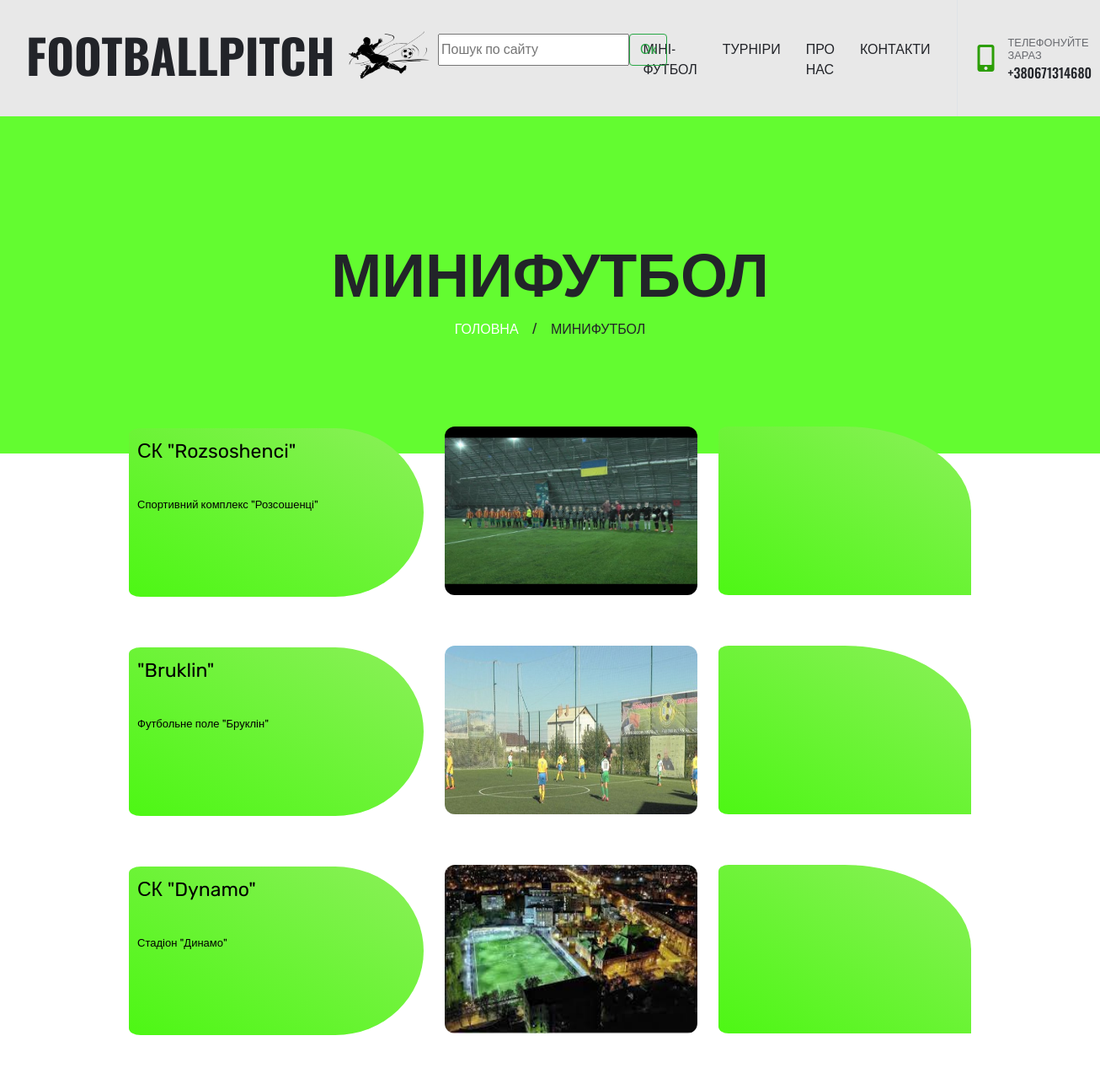
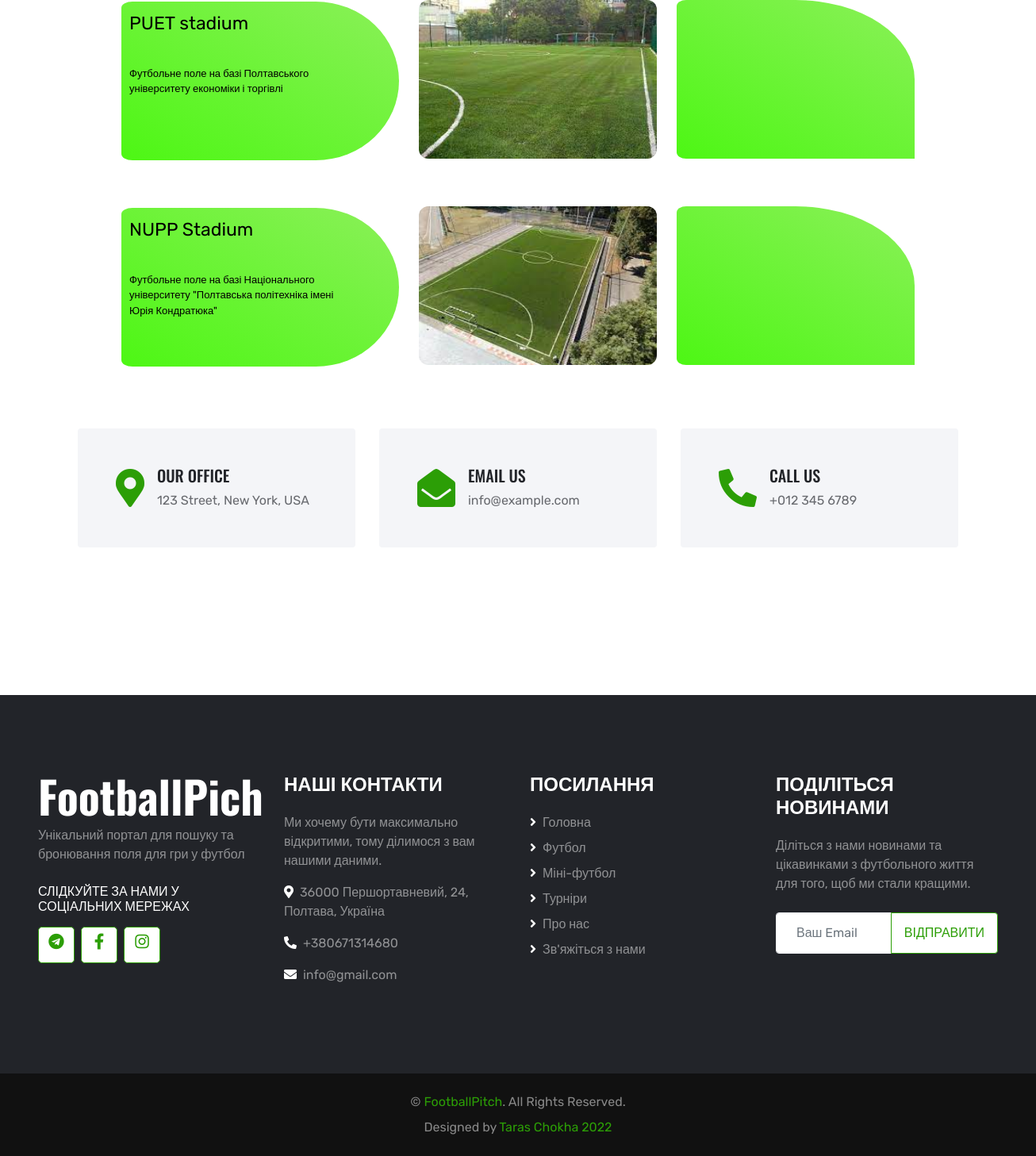
The app's page /minyfootball/ with its own data (2 pictures, top to bottom).
### footobj/models.py (models this page shows, shortened)
class MinyFootball(models.Model):
    title = models.CharField(verbose_name='Заголовок', max_length=128, null=True, blank=True)
    description = models.CharField(verbose_name='Описание',max_length=1000, null=True, blank=True)
    image = models.ImageField(upload_to='miny_football')
    url = models.URLField(max_length=1130, unique=True, default = '')
    class Meta:
        verbose_name = 'Мини-футбол'
        verbose_name_plural = 'Мини-футбол'

### footobj/views.py (the view)
# urls.py: path('minyfootball/', minyfootball_list, name='miny_football'),
def minyfootball_list(request):
    minyfootball = MinyFootball.objects.all()
    return render(request, 'footobj/minyfootball_list.html', {'minyfootball': minyfootball})

### templates/footobj/minyfootball_list.html (shortened to what this page needs)
{% load static %}
{% load bootstrap4 %}
{% bootstrap_css %}
<!DOCTYPE html>
<html lang="en">
<head>
    <link href="https://cdnjs.cloudflare.com/ajax/libs/font-awesome/5.15.0/css/all.min.css" rel="stylesheet">
    <link href="../../static/js/lib/owlcarousel/assets/owl.carousel.min.css" rel="stylesheet">
    <link href="../../static/js/lib/lightbox/css/lightbox.min.css" rel="stylesheet">
    <link href="../../static/css/style.css" rel="stylesheet">
</head>
    <div class="container-fluid bg-white position-relative">
        <nav class="navbar navbar-expand-lg bg-white navbar-light py-3 py-lg-0">
            <a href="../base.html" class="navbar-brand text-secondary">
                <h1 class="display-4 text-uppercase">FootballPitch
                    <img class="logo" src="../../media/img/logo.png" alt="">
                </h1>
            </a>
            <div class="collapse navbar-collapse" id="navbarCollapse">
                <div class="navbar-nav ml-auto py-0 pr-3 border-right">
                    <a href="{{ '/' }}" class="nav-item nav-link">Головна</a>
                    <a href="{% url 'footobj:football' %}" class="nav-item nav-link active">Футбол</a>
                    <a href="{% url 'footobj:miny_football' %}" class="nav-item nav-link">Міні-футбол</a>
                    <a href="../tur.html" class="nav-item nav-link">Турніри</a>
                    <a href="../service.html" class="nav-item nav-link">Про нас</a>
                    <a href="../contact.html" class="nav-item nav-link">Контакти</a>
                </div>
                <div class="d-none d-lg-flex align-items-center pl-4">
                    <i class="fa fa-2x fa-mobile-alt text-primary mr-3"></i>
                    <div>
                        <h6 class="text-body text-uppercase mb-1"><small>Телефонуйте зараз</small></h6>
                        <h6 class="m-0">+380671314680</h6>
                    </div>
                </div>
            </div>
        </nav>
    </div>
    <div class="page-header container-fluid bg-primary d-flex flex-column align-items-center justify-content-center">
        <h1 class="display-3 text-uppercase mb-3">Минифутбол</h1>
        <div class="d-inline-flex text-white">
            <h6 class="text-uppercase m-0"><a class="text-white" href="">Головна</a></h6>
            <h6 class="m-0 px-3">/</h6>
            <h6 class="text-uppercase m-0">Минифутбол</h6>
        </div>
    </div>
      <div class="search">  <form action="{% url 'footobj:search' %}" method="get" class="d-flex">
                                        <input class="form-contr" type="text" name="query" width="60"
                                               placeholder="Пошук по сайту" aria-label="Search">
                                        <button name="Поиск" class="btn btn-outline-success" type="submit">Ок</button>
                                    </form></div>
    <div class="whitebox" style="margin-top: -150px;">
       {% for miny in minyfootball %}
            <div class="pitch">
            <a href="{% url 'footobj:miny_football' miny.id %}" class="pitchinfo">
                 <p href="{% url 'footobj:miny_football' miny.id %}" class="pitchdesc1">
                    {{ miny.title }}
                 </p>
                 <p class="pitchdesc2">
                   {{  miny.description }}
                 </p>
            </a>
            <div >
                <img class="pitchimg" src="{{ miny.image.url }}">
            </div>
            <div>
                <iframe class="pitchmap" src="{{ miny.url }}" width="600" height="450" style="border:0;" allowfullscreen="" loading="lazy"></iframe>
            </div>
        </div>
        {% endfor %}
    </div>
    <div class="container-fluid py-5">
        <div class="container pb-3">
            <div class="row">
                <div class="col-lg-4 mb-2">
                    <div class="d-flex align-items-center bg-light rounded mb-4 px-5" style="height: 150px;">
                        <i class="fa fa-3x fa-map-marker-alt text-primary mr-3"></i>
                        <div class="d-flex flex-column">
                            <h5 class="text-uppercase">Our Office</h5>
                            <p class="m-0">123 Street, New York, USA</p>
                        </div>
                    </div>
                </div>
                <div class="col-lg-4 mb-2">
                    <div class="d-flex align-items-center bg-light rounded mb-4 px-5" style="height: 150px;">
                        <i class="fa fa-3x fa-envelope-open text-primary mr-3"></i>
                        <div class="d-flex flex-column">
                            <h5 class="text-uppercase">Email Us</h5>
                            <p class="m-0">info@example.com</p>
                        </div>
                    </div>
                </div>
                <div class="col-lg-4 mb-2">
                    <div class="d-flex align-items-center bg-light rounded mb-4 px-5" style="height: 150px;">
                        <i class="fas fa-3x fa-phone-alt text-primary mr-3"></i>
                        <div class="d-flex flex-column">
                            <h5 class="text-uppercase">Call Us</h5>
                            <p class="m-0">+012 345 6789</p>
                        </div>
                    </div>
                </div>
            </div>
        </div>
    </div>
    <div class="container-fluid bg-dark text-white-50 py-5 px-sm-3 px-md-5" style="margin-top: 90px;">
        <div class="row pt-5">
            <div class="col-lg-3 col-md-6 mb-5">
                <a href="../base.html" class="navbar-brand">
                    <h1 class="m-0 mt-n2 text-white display-4">FootballPich</h1>
                </a>
                <p>Унікальний портал для пошуку та бронювання поля для гри у футбол</p>
                <h6 class="text-uppercase text-white py-2">Слідкуйте за нами у соціальних мережах</h6>
                <div class="d-flex justify-content-start">
                    <a class="btn btn-lg btn-primary btn-lg-square mr-2" href="@Y0ur_Fantasy"><i class="fab fa-telegram"></i></a>
                    <a class="btn btn-lg btn-primary btn-lg-square mr-2" href="https://www.facebook.com/profile.php?id=100010971522098"><i class="fab fa-facebook-f"></i></a>
                    <a class="btn btn-lg btn-primary btn-lg-square" href="https://instagram.com/taras_chokha0_0?igshid=YmMyMTA2M2Y="><i class="fab fa-instagram"></i></a>
                </div>
            </div>
            <div class="col-lg-3 col-md-6 mb-5">
                <h4 class="text-uppercase text-white mb-4">Наші контакти</h4>
                <p>Ми хочему бути максимально відкритими, тому ділимося з вам нашими даними.</p>
                <p><i class="fa fa-map-marker-alt text-white mr-2"></i>36000 Першортавневий, 24, Полтава, Україна</p>
                <p><i class="fa fa-phone-alt text-white mr-2"></i>+380671314680</p>
                <p><i class="fa fa-envelope text-white mr-2"></i>info@gmail.com</p>
            </div>
            <div class="col-lg-3 col-md-6 mb-5">
                <h4 class="text-uppercase text-white mb-4">Посилання</h4>
                <div class="d-flex flex-column justify-content-start">
                    <a class="text-white-50 mb-2" href="../base.html"><i class="fa fa-angle-right text-white mr-2"></i>Головна</a>
                    <a class="text-white-50 mb-2" href="football_list.html"><i class="fa fa-angle-right text-white mr-2"></i>Футбол</a>
                    <a class="text-white-50 mb-2" href="minyfootball_list.html"><i class="fa fa-angle-right text-white mr-2"></i>Міні-футбол</a>
                    <a class="text-white-50 mb-2" href="../tur.html"><i class="fa fa-angle-right text-white mr-2"></i>Турніри</a>
                    <a class="text-white-50 mb-2" href="../service.html"><i class="fa fa-angle-right text-white mr-2"></i>Про нас</a>
                    <a class="text-white-50" href="../contact.html"><i class="fa fa-angle-right text-white mr-2"></i>Зв'яжіться з нами</a>
                </div>
            </div>
            <div class="col-lg-3 col-md-6 mb-5">
                <h4 class="text-uppercase text-white mb-4">Поділіться новинами</h4>
                <p class="mb-4">Діліться з нами новинами та цікавинками з футбольного життя для того, щоб ми стали кращими.</p>
                <div class="w-100 mb-3">
                    <div class="input-group">
                        <input type="text" class="form-control border-light" style="padding: 25px;" placeholder="Ваш Email">
                        <div class="input-group-append">
                            <button class="btn btn-primary text-uppercase px-3">Відправити</button>
                        </div>
                    </div>
                </div>
            </div>
        </div>
    </div>
    <div class="container-fluid py-4 px-sm-3 px-md-5" style="background: #111111;">
        <p class="mb-2 text-center text-white-50">&copy; <a href="#">FootballPitch</a>. All Rights Reserved.</p>
        <p class="m-0 text-center text-white-50">Designed by <a href="https://htmlcodex.com">Taras Chokha 2022</a></p>
    </div>
</body>
</html>

### records on screen
MinyFootball: title "СК \"Rozsoshenci\"", description "Спортивний комплекс \"Розсошенці\"", image (picture)
MinyFootball: title "\"Bruklin\"", description "Футбольне поле \"Бруклін\"", image (picture)
MinyFootball: title "СК \"Dynamo\"", description "Стадіон \"Динамо\"", image (picture)
MinyFootball: title "PUET stadium", description "Футбольне поле на базі Полтавського університету економіки і торгівлі", image (picture)
MinyFootball: title "NUPP Stadium", description "Футбольне поле на базі Національного університету \"Полтавська політехніка імені Юрія Кондратюка\"", image (picture)
